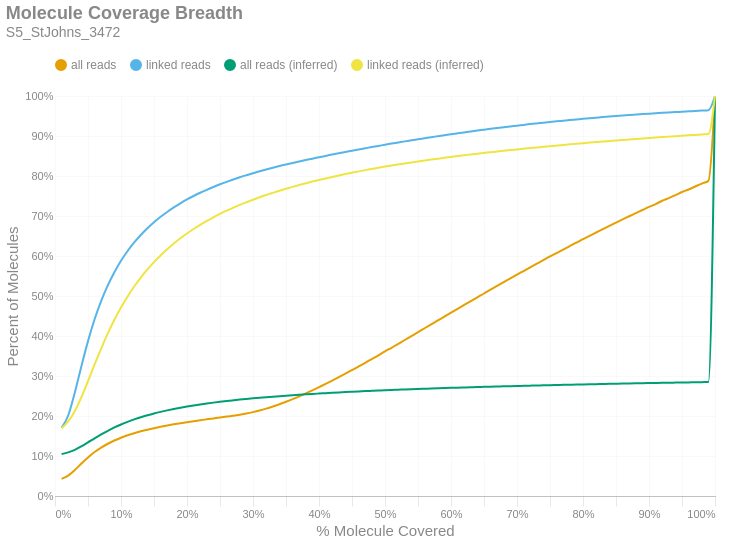

This figure's notebook cell:
### Markdown cell above
### Molecule Read Coverage
This chart shows molecule coverage breadth as computed by the number of bases aligned to that molecule. In other words, "*how much of each unique long molecule is actually sequenced/aligned?*" Keep in mind there is a distinction between sequences and alignments, since some sequences belonging to a particular molecule may not align well and wouldn't appear in the alignment data. This chart also shows molecule coverage breadth as computed by the *inferred fragment* from which the aligned sequences originate. Unlike read coverage, this calculation takes into account the total insert size, including unsequenced gaps between the forward and reverse reads. Like the previous figures, these are cumulative percents.

### Code cell
if SKIPLR:
    print_html(f"Skipped")
else:
    binned_df = consolidated_hist(valids['coverage_bp'], mask, 0.01, True)
    binned_df_inf = consolidated_hist(valids['coverage_inserts'], mask, 0.01, True)
    binned_df = binned_df.with_columns(pl.lit(binned_df_inf['all reads (cumsum)']).alias('all reads (inferred)'))
    binned_df = binned_df.with_columns(pl.lit(binned_df_inf['linked reads (cumsum)']).alias('linked reads (inferred)'))
    binned_df = binned_df.with_columns(
        (pl.col('bin').cast(pl.Float64) + 0.01).alias('right_edge')
    )

    with SafeRender(binned_df):
        (
            density_plot(binned_df, 'Molecule Coverage Breadth', samplename, 'molcov', ['all reads (inferred)','linked reads (inferred)'])
            .encode(
                #x=alt.X('bin:Q', title="% Molecule Covered").axis(format = '%').scale(padding=0),
                x=alt.X('right_edge:Q', title="% Molecule Covered").axis(format='%').scale(padding=0),
                y=alt.Y('value:Q', title='Percent of Molecules')
                    .axis(format='%')
                    .stack(False)
                    .scale(domainMin=0, padding=0),
                color=alt.Color("key:N").scale(domain = ["all reads", "linked reads", "all reads (inferred)", "linked reads (inferred)"]),
                tooltip = [
                    alt.Tooltip("key:N", title = "Data Type"),
                    alt.Tooltip("range_label:N", title="% Molecule Covered"),
                    alt.Tooltip("value:Q", format = ".2%", title="% Molecules")
                ]
            )
        ).display()

### Figure 1 — Vega-Lite specification as saved in the notebook (floating-point values rounded to 4 significant figures)
{"width": "container", "height": 400, "config": {"title": {"anchor": "start", "dy": -15, "fontSize": 18, "color": "#888888", "subtitleColor": "#888888", "subtitleFontSize": 14}, "arc": {"fill": "#0072B2"}, "axis": {"domainColor": "#888888", "domainWidth": 0.5, "gridWidth": 0.2, "grid": false, "titleFontWeight": 400, "titleFontSize": 15, "labelFontSize": 11, "labelColor": "#888888", "tickColor": "#888888", "tickWidth": 0.2, "titleColor": "#888888"}, "axisBand": {"grid": false}, "axisX": {"grid": true, "tickSize": 10, "domainCap": "round"}, "axisY": {"domain": false, "grid": true, "tickSize": 0, "domainCap": "round"}, "background": "transparent", "header": {"labelFontSize": 15, "labelColor": "#888888", "titleFontSize": 15, "titleFontWeight": 600, "titleColor": "#888888"}, "legend": {"labelFont": "sans-serif", "labelFontSize": 12, "labelColor": "#888888", "symbolSize": 100, "symbolType": "circle", "titleFontSize": 12, "titlePadding": 10, "titleColor": "#888888", "title": null, "orient": "top"}, "range": {"category": ["#E69F00", "#56B4E9", "#009E73", "#F0E442", "#0072B2", "#D55E00", "#CC79A7", "#000000"], "diverging": ["#cfe8f3", "#a2d4ec", "#73bfe2", "#46abdb", "#1696d2", "#12719e"]}, "area": {"fill": "#0072B2", "fillOpacity": 0.7, "line": true, "strokeOpacity": 0.7}, "line": {"color": "#0072B2", "stroke": "#0072B2", "strokeWidth": 2}, "trail": {"color": "#0072B2", "stroke": "#0072B2", "strokeWidth": 0, "size": 1}, "point": {"filled": true, "fillOpacity": 1.0, "size": 95}, "text": {"color": "#888888", "fontSize": 11, "align": "right", "fontWeight": 400, "size": 11}, "bar": {"fill": "#0072B2", "stroke": null}, "view": {"stroke": null, "continuousWidth": 660, "continuousHeight": 400}}, "data": {"name": "data-b5b268666fd904f0a84e9bbc548bea16"}, "mark": {"type": "line", "interpolate": "monotone", "point": {"opacity": 0, "size": 275}}, "encoding": {"color": {"field": "key", "scale": {"domain": ["all reads", "linked reads", "all reads (inferred)", "linked reads (inferred)"]}, "type": "nominal"}, "tooltip": [{"field": "key", "title": "Data Type", "type": "nominal"}, {"field": "range_label", "title": "% Molecule Covered", "type": "nominal"}, {"field": "value", "format": ".2%", "title": "% Molecules", "type": "quantitative"}], "x": {"axis": {"format": "%"}, "field": "right_edge", "scale": {"padding": 0}, "title": "% Molecule Covered", "type": "quantitative"}, "y": {"axis": {"format": "%"}, "field": "value", "scale": {"domainMin": 0, "padding": 0}, "stack": false, "title": "Percent of Molecules", "type": "quantitative"}}, "params": [{"name": "param_c36ac31b6afebe62", "select": {"type": "point", "fields": ["key"]}, "bind": "legend"}], "title": {"text": "Molecule Coverage Breadth", "subtitle": "S5_StJohns_3472"}, "transform": [{"fold": ["all reads (cumsum)", "linked reads (cumsum)", "all reads (inferred)", "linked reads (inferred)"]}, {"calculate": "replace(datum.key, ' (cumsum)', '')", "as": "key"}, {"filter": {"param": "param_c36ac31b6afebe62"}}], "usermeta": {"embedOptions": {"downloadFileName": "S5_StJohns_3472.molcov"}}, "$schema": "https://vega.github.io/schema/vega-lite/v6.1.0.json", "datasets": {"data-b5b268666fd904f0a84e9bbc548bea16": [{"bin": "0.0", "interval": "0.0-0.01", "all reads": 0.04297, "linked reads": 0.1703, "all reads (cumsum)": 0.04297, "linked reads (cumsum)": 0.1703, "range_label": "0.0-0.01", "all reads (inferred)": 0.1047, "linked reads (inferred)": 0.1695, "right_edge": 0.01}, {"bin": "0.01", "interval": "0.01-0.02", "all reads": 0.007852, "linked reads": 0.03101, "all reads (cumsum)": 0.05083, "linked reads (cumsum)": 0.2013, "range_label": "0.01-0.02", "all reads (inferred)": 0.1092, "linked reads (inferred)": 0.1867, "right_edge": 0.02}, {"bin": "0.02", "interval": "0.02-0.03", "all reads": 0.01411, "linked reads": 0.05713, "all reads (cumsum)": 0.06494, "linked reads (cumsum)": 0.2584, "range_label": "0.02-0.03", "all reads (inferred)": 0.1155, "linked reads (inferred)": 0.2117, "right_edge": 0.03}, {"bin": "0.03", "interval": "0.03-0.04", "all reads": 0.01626, "linked reads": 0.06618, "all reads (cumsum)": 0.08119, "linked reads (cumsum)": 0.3246, "range_label": "0.03-0.04", "all reads (inferred)": 0.1242, "linked reads (inferred)": 0.2469, "right_edge": 0.04}, {"bin": "0.04", "interval": "0.04-0.05", "all reads": 0.01531, "linked reads": 0.06263, "all reads (cumsum)": 0.09651, "linked reads (cumsum)": 0.3872, "range_label": "0.04-0.05", "all reads (inferred)": 0.134, "linked reads (inferred)": 0.2871, "right_edge": 0.05}, {"bin": "0.05", "interval": "0.05-0.06", "all reads": 0.01337, "linked reads": 0.05464, "all reads (cumsum)": 0.1099, "linked reads (cumsum)": 0.4419, "range_label": "0.05-0.06", "all reads (inferred)": 0.1442, "linked reads (inferred)": 0.3288, "right_edge": 0.06}, {"bin": "0.06", "interval": "0.06-0.07", "all reads": 0.01127, "linked reads": 0.04607, "all reads (cumsum)": 0.1211, "linked reads (cumsum)": 0.4879, "range_label": "0.06-0.07", "all reads (inferred)": 0.1539, "linked reads (inferred)": 0.3687, "right_edge": 0.07}, {"bin": "0.07", "interval": "0.07-0.08", "all reads": 0.009487, "linked reads": 0.03881, "all reads (cumsum)": 0.1306, "linked reads (cumsum)": 0.5267, "range_label": "0.07-0.08", "all reads (inferred)": 0.1631, "linked reads (inferred)": 0.4067, "right_edge": 0.08}, {"bin": "0.08", "interval": "0.08-0.09", "all reads": 0.008049, "linked reads": 0.03283, "all reads (cumsum)": 0.1387, "linked reads (cumsum)": 0.5596, "range_label": "0.08-0.09", "all reads (inferred)": 0.1713, "linked reads (inferred)": 0.4407, "right_edge": 0.09}, {"bin": "0.09", "interval": "0.09-0.1", "all reads": 0.006973, "linked reads": 0.02837, "all reads (cumsum)": 0.1457, "linked reads (cumsum)": 0.5879, "range_label": "0.09-0.1", "all reads (inferred)": 0.1788, "linked reads (inferred)": 0.4713, "right_edge": 0.1}, {"bin": "0.1", "interval": "0.1-0.11", "all reads": 0.006045, "linked reads": 0.02449, "all reads (cumsum)": 0.1517, "linked reads (cumsum)": 0.6124, "range_label": "0.1-0.11", "all reads (inferred)": 0.1855, "linked reads (inferred)": 0.499, "right_edge": 0.11}, {"bin": "0.11", "interval": "0.11-0.12", "all reads": 0.005299, "linked reads": 0.02137, "all reads (cumsum)": 0.157, "linked reads (cumsum)": 0.6338, "range_label": "0.11-0.12", "all reads (inferred)": 0.1915, "linked reads (inferred)": 0.5237, "right_edge": 0.12}, {"bin": "0.12", "interval": "0.12-0.13", "all reads": 0.004665, "linked reads": 0.01882, "all reads (cumsum)": 0.1617, "linked reads (cumsum)": 0.6526, "range_label": "0.12-0.13", "all reads (inferred)": 0.1969, "linked reads (inferred)": 0.5461, "right_edge": 0.13}, {"bin": "0.13", "interval": "0.13-0.14", "all reads": 0.004159, "linked reads": 0.01672, "all reads (cumsum)": 0.1658, "linked reads (cumsum)": 0.6693, "range_label": "0.13-0.14", "all reads (inferred)": 0.2018, "linked reads (inferred)": 0.5663, "right_edge": 0.14}, {"bin": "0.14", "interval": "0.14-0.15", "all reads": 0.003766, "linked reads": 0.015, "all reads (cumsum)": 0.1696, "linked reads (cumsum)": 0.6843, "range_label": "0.14-0.15", "all reads (inferred)": 0.2063, "linked reads (inferred)": 0.5847, "right_edge": 0.15}, {"bin": "0.15", "interval": "0.15-0.16", "all reads": 0.003444, "linked reads": 0.01363, "all reads (cumsum)": 0.173, "linked reads (cumsum)": 0.698, "range_label": "0.15-0.16", "all reads (inferred)": 0.2103, "linked reads (inferred)": 0.6015, "right_edge": 0.16}, {"bin": "0.16", "interval": "0.16-0.17", "all reads": 0.003129, "linked reads": 0.01214, "all reads (cumsum)": 0.1762, "linked reads (cumsum)": 0.7101, "range_label": "0.16-0.17", "all reads (inferred)": 0.2141, "linked reads (inferred)": 0.6169, "right_edge": 0.17}, {"bin": "0.17", "interval": "0.17-0.18", "all reads": 0.002956, "linked reads": 0.01128, "all reads (cumsum)": 0.1791, "linked reads (cumsum)": 0.7214, "range_label": "0.17-0.18", "all reads (inferred)": 0.2175, "linked reads (inferred)": 0.6312, "right_edge": 0.18}, {"bin": "0.18", "interval": "0.18-0.19", "all reads": 0.002777, "linked reads": 0.01032, "all reads (cumsum)": 0.1819, "linked reads (cumsum)": 0.7317, "range_label": "0.18-0.19", "all reads (inferred)": 0.2207, "linked reads (inferred)": 0.6443, "right_edge": 0.19}, {"bin": "0.19", "interval": "0.19-0.2", "all reads": 0.002633, "linked reads": 0.009589, "all reads (cumsum)": 0.1845, "linked reads (cumsum)": 0.7413, "range_label": "0.19-0.2", "all reads (inferred)": 0.2236, "linked reads (inferred)": 0.6563, "right_edge": 0.2}, {"bin": "0.2", "interval": "0.2-0.21", "all reads": 0.002484, "linked reads": 0.008707, "all reads (cumsum)": 0.187, "linked reads (cumsum)": 0.75, "range_label": "0.2-0.21", "all reads (inferred)": 0.2264, "linked reads (inferred)": 0.6675, "right_edge": 0.21}, {"bin": "0.21", "interval": "0.21-0.22", "all reads": 0.002403, "linked reads": 0.008063, "all reads (cumsum)": 0.1894, "linked reads (cumsum)": 0.7581, "range_label": "0.21-0.22", "all reads (inferred)": 0.2289, "linked reads (inferred)": 0.6779, "right_edge": 0.22}, {"bin": "0.22", "interval": "0.22-0.23", "all reads": 0.002288, "linked reads": 0.007441, "all reads (cumsum)": 0.1917, "linked reads (cumsum)": 0.7655, "range_label": "0.22-0.23", "all reads (inferred)": 0.2312, "linked reads (inferred)": 0.6877, "right_edge": 0.23}, {"bin": "0.23", "interval": "0.23-0.24", "all reads": 0.002291, "linked reads": 0.007025, "all reads (cumsum)": 0.194, "linked reads (cumsum)": 0.7725, "range_label": "0.23-0.24", "all reads (inferred)": 0.2334, "linked reads (inferred)": 0.6967, "right_edge": 0.24}, {"bin": "0.24", "interval": "0.24-0.25", "all reads": 0.002307, "linked reads": 0.006748, "all reads (cumsum)": 0.1963, "linked reads (cumsum)": 0.7793, "range_label": "0.24-0.25", "all reads (inferred)": 0.2355, "linked reads (inferred)": 0.7053, "right_edge": 0.25}, {"bin": "0.25", "interval": "0.25-0.26", "all reads": 0.002212, "linked reads": 0.006102, "all reads (cumsum)": 0.1985, "linked reads (cumsum)": 0.7854, "range_label": "0.25-0.26", "all reads (inferred)": 0.2375, "linked reads (inferred)": 0.7132, "right_edge": 0.26}, {"bin": "0.26", "interval": "0.26-0.27", "all reads": 0.00227, "linked reads": 0.005833, "all reads (cumsum)": 0.2008, "linked reads (cumsum)": 0.7912, "range_label": "0.26-0.27", "all reads (inferred)": 0.2392, "linked reads (inferred)": 0.7206, "right_edge": 0.27}, {"bin": "0.27", "interval": "0.27-0.28", "all reads": 0.002523, "linked reads": 0.005597, "all reads (cumsum)": 0.2033, "linked reads (cumsum)": 0.7968, "range_label": "0.27-0.28", "all reads (inferred)": 0.241, "linked reads (inferred)": 0.7278, "right_edge": 0.28}, {"bin": "0.28", "interval": "0.28-0.29", "all reads": 0.002882, "linked reads": 0.005166, "all reads (cumsum)": 0.2062, "linked reads (cumsum)": 0.802, "range_label": "0.28-0.29", "all reads (inferred)": 0.2426, "linked reads (inferred)": 0.7343, "right_edge": 0.29}, {"bin": "0.29", "interval": "0.29-0.3", "all reads": 0.003511, "linked reads": 0.004979, "all reads (cumsum)": 0.2097, "linked reads (cumsum)": 0.807, "range_label": "0.29-0.3", "all reads (inferred)": 0.2441, "linked reads (inferred)": 0.7407, "right_edge": 0.3}, {"bin": "0.3", "interval": "0.3-0.31", "all reads": 0.004118, "linked reads": 0.004739, "all reads (cumsum)": 0.2138, "linked reads (cumsum)": 0.8117, "range_label": "0.3-0.31", "all reads (inferred)": 0.2456, "linked reads (inferred)": 0.7468, "right_edge": 0.31}, {"bin": "0.31", "interval": "0.31-0.32", "all reads": 0.004717, "linked reads": 0.004617, "all reads (cumsum)": 0.2185, "linked reads (cumsum)": 0.8163, "range_label": "0.31-0.32", "all reads (inferred)": 0.247, "linked reads (inferred)": 0.7525, "right_edge": 0.32}, {"bin": "0.32", "interval": "0.32-0.33", "all reads": 0.005253, "linked reads": 0.004376, "all reads (cumsum)": 0.2238, "linked reads (cumsum)": 0.8207, "range_label": "0.32-0.33", "all reads (inferred)": 0.2483, "linked reads (inferred)": 0.7578, "right_edge": 0.33}, {"bin": "0.33", "interval": "0.33-0.34", "all reads": 0.005672, "linked reads": 0.0042, "all reads (cumsum)": 0.2295, "linked reads (cumsum)": 0.8249, "range_label": "0.33-0.34", "all reads (inferred)": 0.2496, "linked reads (inferred)": 0.7631, "right_edge": 0.34}, {"bin": "0.34", "interval": "0.34-0.35", "all reads": 0.006122, "linked reads": 0.003926, "all reads (cumsum)": 0.2356, "linked reads (cumsum)": 0.8288, "range_label": "0.34-0.35", "all reads (inferred)": 0.2508, "linked reads (inferred)": 0.7681, "right_edge": 0.35}, {"bin": "0.35", "interval": "0.35-0.36", "all reads": 0.006582, "linked reads": 0.003805, "all reads (cumsum)": 0.2422, "linked reads (cumsum)": 0.8326, "range_label": "0.35-0.36", "all reads (inferred)": 0.252, "linked reads (inferred)": 0.7729, "right_edge": 0.36}, {"bin": "0.36", "interval": "0.36-0.37", "all reads": 0.006933, "linked reads": 0.003676, "all reads (cumsum)": 0.2491, "linked reads (cumsum)": 0.8363, "range_label": "0.36-0.37", "all reads (inferred)": 0.2531, "linked reads (inferred)": 0.7775, "right_edge": 0.37}, {"bin": "0.37", "interval": "0.37-0.38", "all reads": 0.007277, "linked reads": 0.003576, "all reads (cumsum)": 0.2564, "linked reads (cumsum)": 0.8399, "range_label": "0.37-0.38", "all reads (inferred)": 0.2542, "linked reads (inferred)": 0.7819, "right_edge": 0.38}, {"bin": "0.38", "interval": "0.38-0.39", "all reads": 0.007658, "linked reads": 0.003479, "all reads (cumsum)": 0.264, "linked reads (cumsum)": 0.8433, "range_label": "0.38-0.39", "all reads (inferred)": 0.2552, "linked reads (inferred)": 0.7861, "right_edge": 0.39}, {"bin": "0.39", "interval": "0.39-0.4", "all reads": 0.007994, "linked reads": 0.003554, "all reads (cumsum)": 0.272, "linked reads (cumsum)": 0.8469, "range_label": "0.39-0.4", "all reads (inferred)": 0.2562, "linked reads (inferred)": 0.79, "right_edge": 0.4}, {"bin": "0.4", "interval": "0.4-0.41", "all reads": 0.008033, "linked reads": 0.003307, "all reads (cumsum)": 0.2801, "linked reads (cumsum)": 0.8502, "range_label": "0.4-0.41", "all reads (inferred)": 0.2571, "linked reads (inferred)": 0.7938, "right_edge": 0.41}, {"bin": "0.41", "interval": "0.41-0.42", "all reads": 0.008381, "linked reads": 0.003352, "all reads (cumsum)": 0.2884, "linked reads (cumsum)": 0.8536, "range_label": "0.41-0.42", "all reads (inferred)": 0.2581, "linked reads (inferred)": 0.7977, "right_edge": 0.42}, {"bin": "0.42", "interval": "0.42-0.43", "all reads": 0.008663, "linked reads": 0.003239, "all reads (cumsum)": 0.2971, "linked reads (cumsum)": 0.8568, "range_label": "0.42-0.43", "all reads (inferred)": 0.259, "linked reads (inferred)": 0.8014, "right_edge": 0.43}, {"bin": "0.43", "interval": "0.43-0.44", "all reads": 0.008698, "linked reads": 0.00319, "all reads (cumsum)": 0.3058, "linked reads (cumsum)": 0.86, "range_label": "0.43-0.44", "all reads (inferred)": 0.2598, "linked reads (inferred)": 0.8049, "right_edge": 0.44}, {"bin": "0.44", "interval": "0.44-0.45", "all reads": 0.009003, "linked reads": 0.00313, "all reads (cumsum)": 0.3148, "linked reads (cumsum)": 0.8631, "range_label": "0.44-0.45", "all reads (inferred)": 0.2607, "linked reads (inferred)": 0.8083, "right_edge": 0.45}, {"bin": "0.45", "interval": "0.45-0.46", "all reads": 0.009097, "linked reads": 0.003159, "all reads (cumsum)": 0.3239, "linked reads (cumsum)": 0.8663, "range_label": "0.45-0.46", "all reads (inferred)": 0.2615, "linked reads (inferred)": 0.8116, "right_edge": 0.46}, {"bin": "0.46", "interval": "0.46-0.47", "all reads": 0.009143, "linked reads": 0.002996, "all reads (cumsum)": 0.333, "linked reads (cumsum)": 0.8693, "range_label": "0.46-0.47", "all reads (inferred)": 0.2622, "linked reads (inferred)": 0.8147, "right_edge": 0.47}, {"bin": "0.47", "interval": "0.47-0.48", "all reads": 0.009375, "linked reads": 0.002997, "all reads (cumsum)": 0.3424, "linked reads (cumsum)": 0.8723, "range_label": "0.47-0.48", "all reads (inferred)": 0.263, "linked reads (inferred)": 0.8177, "right_edge": 0.48}, {"bin": "0.48", "interval": "0.48-0.49", "all reads": 0.009083, "linked reads": 0.002931, "all reads (cumsum)": 0.3515, "linked reads (cumsum)": 0.8752, "range_label": "0.48-0.49", "all reads (inferred)": 0.2637, "linked reads (inferred)": 0.8206, "right_edge": 0.49}, {"bin": "0.49", "interval": "0.49-0.5", "all reads": 0.01021, "linked reads": 0.003053, "all reads (cumsum)": 0.3617, "linked reads (cumsum)": 0.8783, "range_label": "0.49-0.5", "all reads (inferred)": 0.2644, "linked reads (inferred)": 0.8235, "right_edge": 0.5}, {"bin": "0.5", "interval": "0.5-0.51", "all reads": 0.008809, "linked reads": 0.002808, "all reads (cumsum)": 0.3705, "linked reads (cumsum)": 0.8811, "range_label": "0.5-0.51", "all reads (inferred)": 0.2651, "linked reads (inferred)": 0.8263, "right_edge": 0.51}, {"bin": "0.51", "interval": "0.51-0.52", "all reads": 0.009914, "linked reads": 0.002759, "all reads (cumsum)": 0.3804, "linked reads (cumsum)": 0.8838, "range_label": "0.51-0.52", "all reads (inferred)": 0.2657, "linked reads (inferred)": 0.8288, "right_edge": 0.52}, {"bin": "0.52", "interval": "0.52-0.53", "all reads": 0.009536, "linked reads": 0.002743, "all reads (cumsum)": 0.39, "linked reads (cumsum)": 0.8866, "range_label": "0.52-0.53", "all reads (inferred)": 0.2663, "linked reads (inferred)": 0.8314, "right_edge": 0.53}, {"bin": "0.53", "interval": "0.53-0.54", "all reads": 0.009811, "linked reads": 0.002689, "all reads (cumsum)": 0.3998, "linked reads (cumsum)": 0.8893, "range_label": "0.53-0.54", "all reads (inferred)": 0.267, "linked reads (inferred)": 0.834, "right_edge": 0.54}, {"bin": "0.54", "interval": "0.54-0.55", "all reads": 0.009652, "linked reads": 0.002695, "all reads (cumsum)": 0.4094, "linked reads (cumsum)": 0.8919, "range_label": "0.54-0.55", "all reads (inferred)": 0.2676, "linked reads (inferred)": 0.8364, "right_edge": 0.55}, {"bin": "0.55", "interval": "0.55-0.56", "all reads": 0.009914, "linked reads": 0.002541, "all reads (cumsum)": 0.4194, "linked reads (cumsum)": 0.8945, "range_label": "0.55-0.56", "all reads (inferred)": 0.2681, "linked reads (inferred)": 0.8387, "right_edge": 0.56}, {"bin": "0.56", "interval": "0.56-0.57", "all reads": 0.009817, "linked reads": 0.002611, "all reads (cumsum)": 0.4292, "linked reads (cumsum)": 0.8971, "range_label": "0.56-0.57", "all reads (inferred)": 0.2687, "linked reads (inferred)": 0.841, "right_edge": 0.57}, {"bin": "0.57", "interval": "0.57-0.58", "all reads": 0.009685, "linked reads": 0.002447, "all reads (cumsum)": 0.4389, "linked reads (cumsum)": 0.8995, "range_label": "0.57-0.58", "all reads (inferred)": 0.2693, "linked reads (inferred)": 0.8433, "right_edge": 0.58}, {"bin": "0.58", "interval": "0.58-0.59", "all reads": 0.009725, "linked reads": 0.002402, "all reads (cumsum)": 0.4486, "linked reads (cumsum)": 0.9019, "range_label": "0.58-0.59", "all reads (inferred)": 0.2698, "linked reads (inferred)": 0.8455, "right_edge": 0.59}, {"bin": "0.59", "interval": "0.59-0.6", "all reads": 0.009914, "linked reads": 0.002446, "all reads (cumsum)": 0.4585, "linked reads (cumsum)": 0.9044, "range_label": "0.59-0.6", "all reads (inferred)": 0.2704, "linked reads (inferred)": 0.8477, "right_edge": 0.6}, {"bin": "0.6", "interval": "0.6-0.61", "all reads": 0.009428, "linked reads": 0.002335, "all reads (cumsum)": 0.4679, "linked reads (cumsum)": 0.9067, "range_label": "0.6-0.61", "all reads (inferred)": 0.2709, "linked reads (inferred)": 0.8497, "right_edge": 0.61}, {"bin": "0.61", "interval": "0.61-0.62", "all reads": 0.009739, "linked reads": 0.002295, "all reads (cumsum)": 0.4777, "linked reads (cumsum)": 0.909, "range_label": "0.61-0.62", "all reads (inferred)": 0.2714, "linked reads (inferred)": 0.8518, "right_edge": 0.62}, {"bin": "0.62", "interval": "0.62-0.63", "all reads": 0.009614, "linked reads": 0.002299, "all reads (cumsum)": 0.4873, "linked reads (cumsum)": 0.9113, "range_label": "0.62-0.63", "all reads (inferred)": 0.2719, "linked reads (inferred)": 0.8538, "right_edge": 0.63}, {"bin": "0.63", "interval": "0.63-0.64", "all reads": 0.009544, "linked reads": 0.002271, "all reads (cumsum)": 0.4968, "linked reads (cumsum)": 0.9136, "range_label": "0.63-0.64", "all reads (inferred)": 0.2724, "linked reads (inferred)": 0.8558, "right_edge": 0.64}, {"bin": "0.64", "interval": "0.64-0.65", "all reads": 0.009421, "linked reads": 0.002112, "all reads (cumsum)": 0.5062, "linked reads (cumsum)": 0.9157, "range_label": "0.64-0.65", "all reads (inferred)": 0.2728, "linked reads (inferred)": 0.8576, "right_edge": 0.65}, {"bin": "0.65", "interval": "0.65-0.66", "all reads": 0.009825, "linked reads": 0.002209, "all reads (cumsum)": 0.5161, "linked reads (cumsum)": 0.9179, "range_label": "0.65-0.66", "all reads (inferred)": 0.2733, "linked reads (inferred)": 0.8596, "right_edge": 0.66}, {"bin": "0.66", "interval": "0.66-0.67", "all reads": 0.009306, "linked reads": 0.002078, "all reads (cumsum)": 0.5254, "linked reads (cumsum)": 0.92, "range_label": "0.66-0.67", "all reads (inferred)": 0.2738, "linked reads (inferred)": 0.8613, "right_edge": 0.67}, {"bin": "0.67", "interval": "0.67-0.68", "all reads": 0.009431, "linked reads": 0.002005, "all reads (cumsum)": 0.5348, "linked reads (cumsum)": 0.922, "range_label": "0.67-0.68", "all reads (inferred)": 0.2742, "linked reads (inferred)": 0.8631, "right_edge": 0.68}, {"bin": "0.68", "interval": "0.68-0.69", "all reads": 0.00919, "linked reads": 0.001908, "all reads (cumsum)": 0.544, "linked reads (cumsum)": 0.9239, "range_label": "0.68-0.69", "all reads (inferred)": 0.2746, "linked reads (inferred)": 0.8648, "right_edge": 0.69}, {"bin": "0.69", "interval": "0.69-0.7", "all reads": 0.009416, "linked reads": 0.001944, "all reads (cumsum)": 0.5534, "linked reads (cumsum)": 0.9259, "range_label": "0.69-0.7", "all reads (inferred)": 0.2751, "linked reads (inferred)": 0.8665, "right_edge": 0.7}, {"bin": "0.7", "interval": "0.7-0.71", "all reads": 0.009057, "linked reads": 0.001912, "all reads (cumsum)": 0.5625, "linked reads (cumsum)": 0.9278, "range_label": "0.7-0.71", "all reads (inferred)": 0.2755, "linked reads (inferred)": 0.8681, "right_edge": 0.71}, {"bin": "0.71", "interval": "0.71-0.72", "all reads": 0.00906, "linked reads": 0.00194, "all reads (cumsum)": 0.5715, "linked reads (cumsum)": 0.9297, "range_label": "0.71-0.72", "all reads (inferred)": 0.2759, "linked reads (inferred)": 0.8698, "right_edge": 0.72}, {"bin": "0.72", "interval": "0.72-0.73", "all reads": 0.009139, "linked reads": 0.00183, "all reads (cumsum)": 0.5807, "linked reads (cumsum)": 0.9315, "range_label": "0.72-0.73", "all reads (inferred)": 0.2763, "linked reads (inferred)": 0.8714, "right_edge": 0.73}, {"bin": "0.73", "interval": "0.73-0.74", "all reads": 0.008876, "linked reads": 0.001803, "all reads (cumsum)": 0.5895, "linked reads (cumsum)": 0.9333, "range_label": "0.73-0.74", "all reads (inferred)": 0.2767, "linked reads (inferred)": 0.873, "right_edge": 0.74}, {"bin": "0.74", "interval": "0.74-0.75", "all reads": 0.009315, "linked reads": 0.001727, "all reads (cumsum)": 0.5989, "linked reads (cumsum)": 0.9351, "range_label": "0.74-0.75", "all reads (inferred)": 0.2771, "linked reads (inferred)": 0.8747, "right_edge": 0.75}, {"bin": "0.75", "interval": "0.75-0.76", "all reads": 0.008553, "linked reads": 0.001636, "all reads (cumsum)": 0.6074, "linked reads (cumsum)": 0.9367, "range_label": "0.75-0.76", "all reads (inferred)": 0.2775, "linked reads (inferred)": 0.8762, "right_edge": 0.76}, {"bin": "0.76", "interval": "0.76-0.77", "all reads": 0.008753, "linked reads": 0.001577, "all reads (cumsum)": 0.6162, "linked reads (cumsum)": 0.9383, "range_label": "0.76-0.77", "all reads (inferred)": 0.2779, "linked reads (inferred)": 0.8777, "right_edge": 0.77}, {"bin": "0.77", "interval": "0.77-0.78", "all reads": 0.008662, "linked reads": 0.001589, "all reads (cumsum)": 0.6248, "linked reads (cumsum)": 0.9399, "range_label": "0.77-0.78", "all reads (inferred)": 0.2782, "linked reads (inferred)": 0.8791, "right_edge": 0.78}, {"bin": "0.78", "interval": "0.78-0.79", "all reads": 0.008564, "linked reads": 0.001529, "all reads (cumsum)": 0.6334, "linked reads (cumsum)": 0.9414, "range_label": "0.78-0.79", "all reads (inferred)": 0.2786, "linked reads (inferred)": 0.8806, "right_edge": 0.79}, {"bin": "0.79", "interval": "0.79-0.8", "all reads": 0.008961, "linked reads": 0.001554, "all reads (cumsum)": 0.6423, "linked reads (cumsum)": 0.9429, "range_label": "0.79-0.8", "all reads (inferred)": 0.279, "linked reads (inferred)": 0.8821, "right_edge": 0.8}, {"bin": "0.8", "interval": "0.8-0.81", "all reads": 0.008136, "linked reads": 0.001459, "all reads (cumsum)": 0.6505, "linked reads (cumsum)": 0.9444, "range_label": "0.8-0.81", "all reads (inferred)": 0.2793, "linked reads (inferred)": 0.8835, "right_edge": 0.81}, {"bin": "0.81", "interval": "0.81-0.82", "all reads": 0.00831, "linked reads": 0.001424, "all reads (cumsum)": 0.6588, "linked reads (cumsum)": 0.9458, "range_label": "0.81-0.82", "all reads (inferred)": 0.2797, "linked reads (inferred)": 0.8848, "right_edge": 0.82}, {"bin": "0.82", "interval": "0.82-0.83", "all reads": 0.008309, "linked reads": 0.001409, "all reads (cumsum)": 0.6671, "linked reads (cumsum)": 0.9472, "range_label": "0.82-0.83", "all reads (inferred)": 0.28, "linked reads (inferred)": 0.8861, "right_edge": 0.83}, {"bin": "0.83", "interval": "0.83-0.84", "all reads": 0.008245, "linked reads": 0.001365, "all reads (cumsum)": 0.6753, "linked reads (cumsum)": 0.9486, "range_label": "0.83-0.84", "all reads (inferred)": 0.2804, "linked reads (inferred)": 0.8875, "right_edge": 0.84}, {"bin": "0.84", "interval": "0.84-0.85", "all reads": 0.008048, "linked reads": 0.001308, "all reads (cumsum)": 0.6834, "linked reads (cumsum)": 0.9499, "range_label": "0.84-0.85", "all reads (inferred)": 0.2807, "linked reads (inferred)": 0.8888, "right_edge": 0.85}, {"bin": "0.85", "interval": "0.85-0.86", "all reads": 0.008087, "linked reads": 0.001278, "all reads (cumsum)": 0.6915, "linked reads (cumsum)": 0.9512, "range_label": "0.85-0.86", "all reads (inferred)": 0.281, "linked reads (inferred)": 0.8901, "right_edge": 0.86}, {"bin": "0.86", "interval": "0.86-0.87", "all reads": 0.007884, "linked reads": 0.001218, "all reads (cumsum)": 0.6994, "linked reads (cumsum)": 0.9524, "range_label": "0.86-0.87", "all reads (inferred)": 0.2813, "linked reads (inferred)": 0.8914, "right_edge": 0.87}, {"bin": "0.87", "interval": "0.87-0.88", "all reads": 0.007923, "linked reads": 0.001178, "all reads (cumsum)": 0.7073, "linked reads (cumsum)": 0.9536, "range_label": "0.87-0.88", "all reads (inferred)": 0.2817, "linked reads (inferred)": 0.8927, "right_edge": 0.88}, {"bin": "0.88", "interval": "0.88-0.89", "all reads": 0.00769, "linked reads": 0.001167, "all reads (cumsum)": 0.715, "linked reads (cumsum)": 0.9548, "range_label": "0.88-0.89", "all reads (inferred)": 0.282, "linked reads (inferred)": 0.8938, "right_edge": 0.89}, {"bin": "0.89", "interval": "0.89-0.9", "all reads": 0.007783, "linked reads": 0.001104, "all reads (cumsum)": 0.7228, "linked reads (cumsum)": 0.9559, "range_label": "0.89-0.9", "all reads (inferred)": 0.2823, "linked reads (inferred)": 0.895, "right_edge": 0.9}, {"bin": "0.9", "interval": "0.9-0.91", "all reads": 0.007155, "linked reads": 0.0009948, "all reads (cumsum)": 0.7299, "linked reads (cumsum)": 0.9569, "range_label": "0.9-0.91", "all reads (inferred)": 0.2826, "linked reads (inferred)": 0.8962, "right_edge": 0.91}, {"bin": "0.91", "interval": "0.91-0.92", "all reads": 0.008132, "linked reads": 0.001076, "all reads (cumsum)": 0.738, "linked reads (cumsum)": 0.9579, "range_label": "0.91-0.92", "all reads (inferred)": 0.2829, "linked reads (inferred)": 0.8973, "right_edge": 0.92}, {"bin": "0.92", "interval": "0.92-0.93", "all reads": 0.006767, "linked reads": 0.0009675, "all reads (cumsum)": 0.7448, "linked reads (cumsum)": 0.9589, "range_label": "0.92-0.93", "all reads (inferred)": 0.2832, "linked reads (inferred)": 0.8984, "right_edge": 0.93}, {"bin": "0.93", "interval": "0.93-0.94", "all reads": 0.007343, "linked reads": 0.0009247, "all reads (cumsum)": 0.7522, "linked reads (cumsum)": 0.9598, "range_label": "0.93-0.94", "all reads (inferred)": 0.2835, "linked reads (inferred)": 0.8996, "right_edge": 0.94}, {"bin": "0.94", "interval": "0.94-0.95", "all reads": 0.007836, "linked reads": 0.0009761, "all reads (cumsum)": 0.76, "linked reads (cumsum)": 0.9608, "range_label": "0.94-0.95", "all reads (inferred)": 0.2838, "linked reads (inferred)": 0.9006, "right_edge": 0.95}, {"bin": "0.95", "interval": "0.95-0.96", "all reads": 0.006349, "linked reads": 0.0008726, "all reads (cumsum)": 0.7663, "linked reads (cumsum)": 0.9617, "range_label": "0.95-0.96", "all reads (inferred)": 0.2841, "linked reads (inferred)": 0.9017, "right_edge": 0.96}, {"bin": "0.96", "interval": "0.96-0.97", "all reads": 0.007384, "linked reads": 0.0009052, "all reads (cumsum)": 0.7737, "linked reads (cumsum)": 0.9626, "range_label": "0.96-0.97", "all reads (inferred)": 0.2843, "linked reads (inferred)": 0.9028, "right_edge": 0.97}, {"bin": "0.97", "interval": "0.97-0.98", "all reads": 0.007403, "linked reads": 0.0008679, "all reads (cumsum)": 0.7811, "linked reads (cumsum)": 0.9634, "range_label": "0.97-0.98", "all reads (inferred)": 0.2846, "linked reads (inferred)": 0.9038, "right_edge": 0.98}, {"bin": "0.98", "interval": "0.98-0.99", "all reads": 0.006676, "linked reads": 0.0008383, "all reads (cumsum)": 0.7878, "linked reads (cumsum)": 0.9643, "range_label": "0.98-0.99", "all reads (inferred)": 0.285, "linked reads (inferred)": 0.9049, "right_edge": 0.99}, {"bin": "0.99", "interval": "0.99-1.0", "all reads": 0.2122, "linked reads": 0.03572, "all reads (cumsum)": 1.0, "linked reads (cumsum)": 1.0, "range_label": "0.99-1.0", "all reads (inferred)": 1.0, "linked reads (inferred)": 1.0, "right_edge": 1.0}]}}
